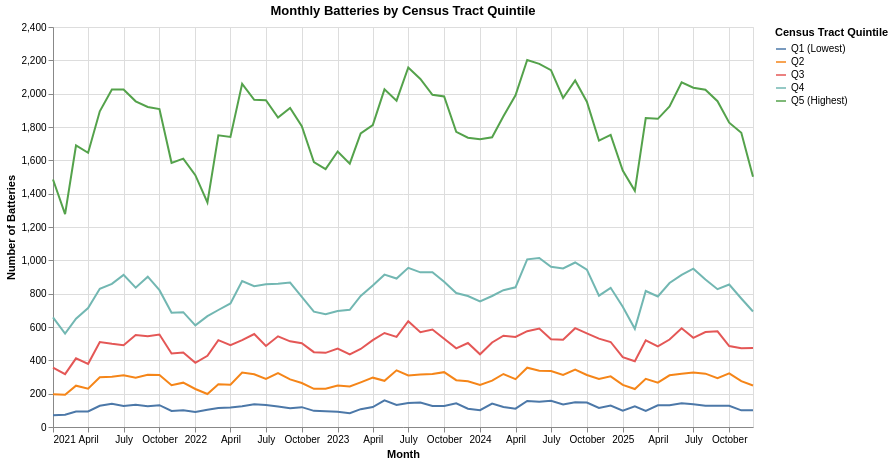

Notebook cell for this chart:
### Code cell
Battery["Date"] = pd.to_datetime(Battery["Date"])

if "quintile" in Battery.columns:
    Battery = Battery.drop(columns=["quintile"])

tract_counts = (
    Battery
    .groupby("CENSUS_T_1")
    .size()
    .reset_index(name="total_batteries")
)

tract_counts["quintile"] = pd.qcut(
    tract_counts["total_batteries"],
    5,
    labels=["Q1 (Lowest)", "Q2", "Q3", "Q4", "Q5 (Highest)"]
)

Battery = Battery.merge(
    tract_counts[["CENSUS_T_1", "quintile"]],
    on="CENSUS_T_1",
    how="left"
)

Battery["month"] = Battery["Date"].dt.to_period("M").dt.to_timestamp()

quintile_time = (
    Battery
    .groupby(["month", "quintile"])
    .size()
    .reset_index(name="battery_count")
)

chart = (
    alt.Chart(quintile_time)
    .mark_line()
    .encode(
        x=alt.X("month:T", title="Month"),
        y=alt.Y("battery_count:Q", title="Number of Batteries"),
        color=alt.Color("quintile:N", title="Census Tract Quintile"),
    )
    .properties(
        width=700,
        height=400,
        title="Monthly Batteries by Census Tract Quintile"
    )
)

chart

### Figure 1 — Vega-Lite specification as saved in the notebook (floating-point values rounded to 4 significant figures; data arrays with more than 128 entries replaced by an {"elided": "..."} marker saying what was removed)
{"config": {"view": {"continuousWidth": 300, "continuousHeight": 300}}, "data": {"name": "data-dbdb46964f47023022904d12e10488e8"}, "mark": {"type": "line"}, "encoding": {"color": {"field": "quintile", "title": "Census Tract Quintile", "type": "nominal"}, "x": {"field": "month", "title": "Month", "type": "temporal"}, "y": {"field": "battery_count", "title": "Number of Batteries", "type": "quantitative"}}, "height": 400, "title": "Monthly Batteries by Census Tract Quintile", "width": 700, "$schema": "https://vega.github.io/schema/vega-lite/v6.1.0.json", "datasets": {"data-dbdb46964f47023022904d12e10488e8": {"elided": "300 records"}}}
